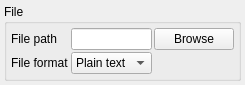
<?xml version="1.0" encoding="UTF-8"?>
<ui version="4.0">
 <class>TuneListenerFileOptions</class>
 <widget class="QWidget" name="TuneListenerFileOptions">
  <property name="geometry">
   <rect>
    <x>0</x>
    <y>0</y>
    <width>226</width>
    <height>78</height>
   </rect>
  </property>
  <property name="windowTitle">
   <string notr="true">File tune listener options</string>
  </property>
  <layout class="QVBoxLayout" name="verticalLayout">
   <property name="spacing">
    <number>2</number>
   </property>
   <property name="leftMargin">
    <number>4</number>
   </property>
   <property name="topMargin">
    <number>4</number>
   </property>
   <property name="rightMargin">
    <number>4</number>
   </property>
   <property name="bottomMargin">
    <number>4</number>
   </property>
   <item>
    <widget class="MGroupBox" name="gpbFile">
     <property name="title">
      <string>File</string>
     </property>
     <layout class="QGridLayout" name="gridLayout">
      <property name="leftMargin">
       <number>4</number>
      </property>
      <property name="topMargin">
       <number>4</number>
      </property>
      <property name="rightMargin">
       <number>4</number>
      </property>
      <property name="bottomMargin">
       <number>4</number>
      </property>
      <property name="spacing">
       <number>2</number>
      </property>
      <item row="0" column="1">
       <widget class="QLineEdit" name="ledFilePath"/>
      </item>
      <item row="0" column="0">
       <widget class="QLabel" name="lblFilePath">
        <property name="text">
         <string>File path</string>
        </property>
       </widget>
      </item>
      <item row="1" column="1">
       <widget class="QComboBox" name="cmbFileFormat">
        <item>
         <property name="text">
          <string>Plain text</string>
         </property>
        </item>
        <item>
         <property name="text">
          <string>XML</string>
         </property>
        </item>
       </widget>
      </item>
      <item row="0" column="2">
       <widget class="QPushButton" name="pbBrowse">
        <property name="text">
         <string>Browse</string>
        </property>
       </widget>
      </item>
      <item row="1" column="0">
       <widget class="QLabel" name="lblFileFormat">
        <property name="text">
         <string>File format</string>
        </property>
       </widget>
      </item>
     </layout>
    </widget>
   </item>
  </layout>
 </widget>
 <customwidgets>
  <customwidget>
   <class>MGroupBox</class>
   <extends>QGroupBox</extends>
   <header>utils/mgroupbox.h</header>
   <container>1</container>
  </customwidget>
 </customwidgets>
 <resources/>
 <connections/>
</ui>
